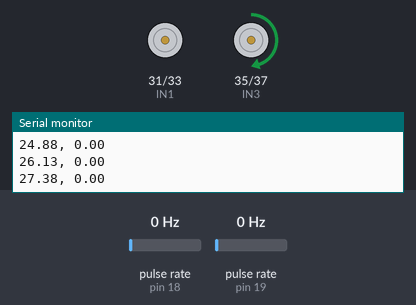
Simulated run of this sketch. Board: Arduino Mega 2560, built with avr-gcc and run on an emulated ATmega2560. On the bench: motor-driver pin pairs drawn as motors (green arrow = first pin HIGH = forward, orange = second pin HIGH = backward, longer = more drive, scaled by the enable pin), the last lines printed to the serial monitor. Wiring (inferred from the names in the program): 2 × pulse sensor: data pin 18 / data pin 19. Inputs (shaded band) come from the test bench; at power-on: pulse rate (sensors on pin 18, pin 19) 0 Hz.

Above: at 1.2 s.
1.3 s: pulse rate (sensor on pin 18) set to 50 Hz
At 3.3 s:
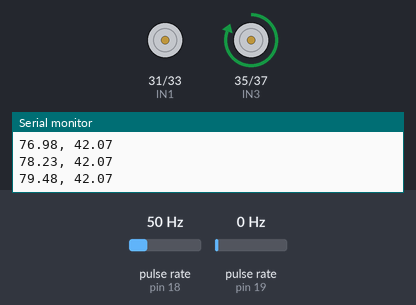
4.3 s: pulse rate (sensor on pin 18) set to 150 Hz
At 4.5 s:
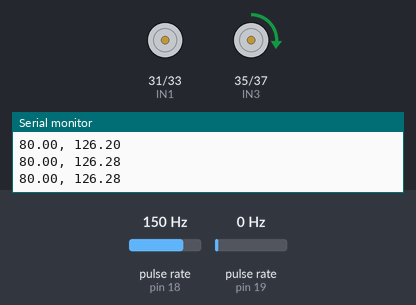
7.3 s: pulse rate (sensor on pin 18) set to 28 Hz
At 14.3 s:
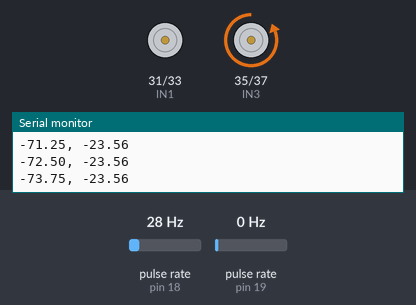
Timing chart, 0 to 19.3 s (numbered marks = the images above; inputs shaded):
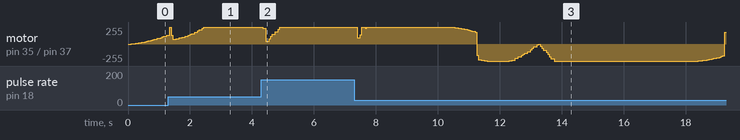

The sketch:

motor_control_test_sept_30.ino
```cpp
//*************Motor Variables***********************
#include "Motor_Control.h"
float encPose[3] = {0, 0, 0};

const int TMR1preload = 53036; //65536-16MHz/64/24Hz
const int encPeriod = 50; //ms
long lastEncUpdate = 0;
Motor_Control motorControl; //motor control object

//**************************encoder ISRs********************************
void ISR_right() {
  motorControl.service_right_enc();

}

void ISR_left() {
  motorControl.service_left_enc();

}

void setup() {
  Serial.begin(9600);

  //***************************************Motor Initialization***********************************************
  //attach interrupts for left and right encoders
  attachInterrupt(digitalPinToInterrupt(motorControl.get_left_enc()), ISR_left, RISING);
  attachInterrupt(digitalPinToInterrupt(motorControl.get_right_enc()), ISR_right, RISING);


  //initialize timer 3 (16bit) : interrupt frequency (Hz) for PID loop
  noInterrupts();
  TCCR1A = 0;
  TCCR1B = 0;

  TCNT1 = TMR1preload;            // preload timer 65536-16MHz/64/24Hz using timer1 means pin 12, 11 do not have pwm
  TCCR1B |= (1 << CS10) | (1 << CS11) |  (0 << CS12);    // 64 prescaler
  TIMSK1 |= (1 << TOIE1);   // enable timer overflow interrupt
  interrupts();
}

//timer interrupt for motor PID update
ISR(TIMER1_OVF_vect)
{
  TCNT1 = TMR1preload;            // preload timer
  motorControl.update_PID();
}

void loop() {
  // put your main code here, to run repeatedly:
motorControl.set_tar_spd(80, 0);
delay(8000);
motorControl.set_tar_spd(-80,0);
delay(8000);
}
```

Motor_Control.cpp
```cpp
#include "Arduino.h"
#include "Motor_Control.h"

#define debug

//constructor: initializes all pins and parameters
Motor_Control::Motor_Control(void)
  : mPID_R(&mCurSPD_R, &mCurPWR_R, &mSetSPD_R, KP_L, KI_L, KD_L, DIRECT)
  , mPID_L(&mCurSPD_L, &mCurPWR_L, &mSetSPD_L, KP_L, KI_L, KD_L, DIRECT)
{

  pinMode(ENA, OUTPUT);
  pinMode(ENB, OUTPUT);
  pinMode(IN1, OUTPUT);
  pinMode(IN2, OUTPUT);
  pinMode(IN3, OUTPUT);
  pinMode(IN4, OUTPUT);

  pinMode(LEFTENC, INPUT);
  pinMode(RIGHTENC, INPUT);

  //initialize PID variables
  mSetSPD_R = 0;
  mSetSPD_L = 0;
  mCurPWR_R = 0;
  mCurPWR_L = 0;
  mLastime_L = 0;
  mLastime_R = 0;
  mlastAccel = 0;

  //set power output limits
  mPID_L.SetOutputLimits(-255, 255);
  mPID_R.SetOutputLimits(-255, 255);

  //set sample time
  mPID_L.SetSampleTime(50);
  mPID_R.SetSampleTime(50);

  //enable PID
  mPID_L.SetMode(AUTOMATIC);
  mPID_R.SetMode(AUTOMATIC);

}

void Motor_Control::set_tar_spd(double lspd, double rspd)
{
  mTarSPD_L = lspd;
  mTarSPD_R = rspd;

}

void Motor_Control::set_motor_spd()
{

  //increment PID input speeds towards target speeds
  double inc = ACC_LIM * (micros() - mlastAccel) / 1000000.0;
  mSetSPD_L += constrain(mTarSPD_L - mSetSPD_L, -inc, inc);
  mSetSPD_R += constrain(mTarSPD_R - mSetSPD_R, -inc, inc);
  mlastAccel = micros();

  //set the left side direction
  if (mSetSPD_L) {
    mSign_L = mSetSPD_L / abs(mSetSPD_L);
  } else mSign_L = 0;


  //set right side direction
  if (mSetSPD_R) {
    mSign_R = mSetSPD_R / abs(mSetSPD_R);
  } else mSign_R = 0;


  //set the  left direction
  if (mSetSPD_L < 0) {
    digitalWrite(IN4, HIGH);
    digitalWrite(IN3, LOW);
  }
  else {
    digitalWrite(IN4, LOW);
    digitalWrite(IN3, HIGH);
  }

  //set the right direction
  if (mSetSPD_R < 0) {
    digitalWrite(IN1, HIGH);
    digitalWrite(IN2, LOW);
  }
  else {
    digitalWrite(IN1, LOW);
    digitalWrite(IN2, HIGH);
  }


}

void Motor_Control::update_pose(float pose[3])
{
  //D*pi*224

  float d_right = (float)mCount_R * MM_PER_TICK; //pi*60mm/224
  float d_left = (float)mCount_L * MM_PER_TICK;
  float d_center = ((d_right + d_left) / 2) * ENC_GAIN_X;


  //right hand rule; ccw is +, cw is -
  //x'= x + d_ctr*cos(theta)
  pose[0] += d_center * cos(pose[2]);

  //y'
  pose[1] += d_center * sin(pose[2]);

  //theta'd_baseline
  pose[2] += ((d_right - d_left) / D_WHEELBASE) * ENC_GAIN_THETA;

  //make sure theta is within 0-> 2PI rad
  if (pose[2] >= 6.283185307)
  {
    pose[2] -= 6.283185307;
  } else if (pose[2] <= -6.283185307)
  {
    pose[2] += 6.283185307;
  }

  //zero counts until next update
  mCount_L = 0;
  mCount_R = 0;
}

void Motor_Control::update_PID()
{

  //adaptive PID values; aggressive constants used above 30 mm/s
  if (abs(mSetSPD_R) < 30)
  {
    mPID_R.SetTunings(KP_L, KI_L, KD_L);
  } else
  {
    mPID_R.SetTunings(KP_H, KI_H, KD_H);
  }
  if (abs(mSetSPD_L) < 30)
  {
    mPID_L.SetTunings(KP_L, KI_L, KD_L);
  } else
  {
    mPID_L.SetTunings(KP_H, KI_H, KD_H);
  }

  double e;
  //RIGHT PID
  if (mSetSPD_R == 0) {
    mCurPWR_R = 0;
  }
  else {
    if (( micros() - mLastime_R) > 2244000 / abs(mSetSPD_R)) mCurSPD_R = 0.0; // stop motors from stalling at slow speeds; if this period > 3*expected period
    mPID_R.Compute();
  }


  //LEFT PID
  if (mSetSPD_L == 0) {
    mCurPWR_L = 0;
  }
  else {
    if (micros() - mLastime_L > 2244000 / abs( mSetSPD_L)) mCurSPD_L = 0.0;
    mPID_L.Compute();
  }

  analogWrite(ENA, abs(mCurPWR_R));
  analogWrite(ENB, abs(mCurPWR_L));

#ifdef debug
  Serial.print(mSetSPD_L);
  Serial.print(", ");
  Serial.println(mCurSPD_L);

#endif

  //increment motor speeds
  set_motor_spd();
}

void Motor_Control::service_left_enc()
{
  //estimate current ground speed in mm/s
  noInterrupts();
  long temp;
  long mCurtime_L = micros();

  temp = mCurtime_L - mLastime_L;
  if (temp > 1000) {
    mCurSPD_L = (double)mSign_L * MM_PER_TICK * 1000000 / (double) temp; //speed in mm/s
    mLastime_L = mCurtime_L;
    mCount_L += mSign_L;

  }
  interrupts();
}

void Motor_Control::service_right_enc()
{
  //estimate current ground speed in mm/s
  noInterrupts();
  long temp;
  long mCurtime_R = micros();

  temp = mCurtime_R - mLastime_R;
  if (temp > 1000) {
    mCurSPD_R = mSign_R * MM_PER_TICK * 1000000 / (double) temp;
    mLastime_R = mCurtime_R;
    mCount_R += mSign_R;

  }
  interrupts();
}


int Motor_Control::get_left_enc()
{
  return LEFTENC;
}

int Motor_Control::get_right_enc()
{
  return RIGHTENC;
}
```

Motor_Control.h
```cpp
/*
  Motor_Control.h - Library for controlling sweeper motors and updating encoder pose.
  Created by Aaron Foster Smith, Dec 17, 2016.
*/

#include "Arduino.h"
#include "PID_v1.h"


#ifndef Motor_Control_h
#define Motor_Control_h

//physical constants
#define MM_PER_TICK 0.84149803221 // pi*(diameter of wheel)/(# ticks per rotation of wheel)
#define D_WHEELBASE 185 //mm
#define ACC_LIM 25.0 // mm/s^2

//PID values
//high
#define KP_H 5
#define KI_H 15
#define KD_H 0
//low
#define KP_L 1.25
#define KI_L 7
#define KD_L 0

//encoder gains
#define ENC_GAIN_X 1.0
#define ENC_GAIN_THETA 1.0


class Motor_Control
{

    //L298 Control Pins
#define ENA 4 //pwm grn
#define ENB 5 //pwm blue
#define IN1 31 //digital wh
#define IN2 33 //digital red
#define IN3 35 //digital orng
#define IN4 37 //digital yel

    //encoder pins
#define LEFTENC 18 //ext int
#define RIGHTENC 19 //ext int

    //motor definitions
#define LEFTMTR 0
#define RIGHTMTR 1

  public:
    Motor_Control(void); //constructor
    int get_left_enc(void);
    int get_right_enc(void);
    void set_tar_spd(double lspd, double rspd);
    void update_pose(float pose[3]);
    void update_PID();
    void service_left_enc();
    void service_right_enc();


  private:
    void set_motor_spd();

    double mTarSPD_R, mTarSPD_L; //desired target speed
    double mSetSPD_R, mSetSPD_L; //setpoint
    double mCurPWR_R, mCurPWR_L; //current motor power (output)
    double mCurSPD_R, mCurSPD_L; //current speed of the wheels (input)
    long mLastime_L, mLastime_R, mlastAccel; //encoder time tracking variables for debounce
    int mSign_L, mCount_L, mSign_R, mCount_R; //direction and count variables
    PID mPID_L, mPID_R; //PID objects
};

#endif
```
